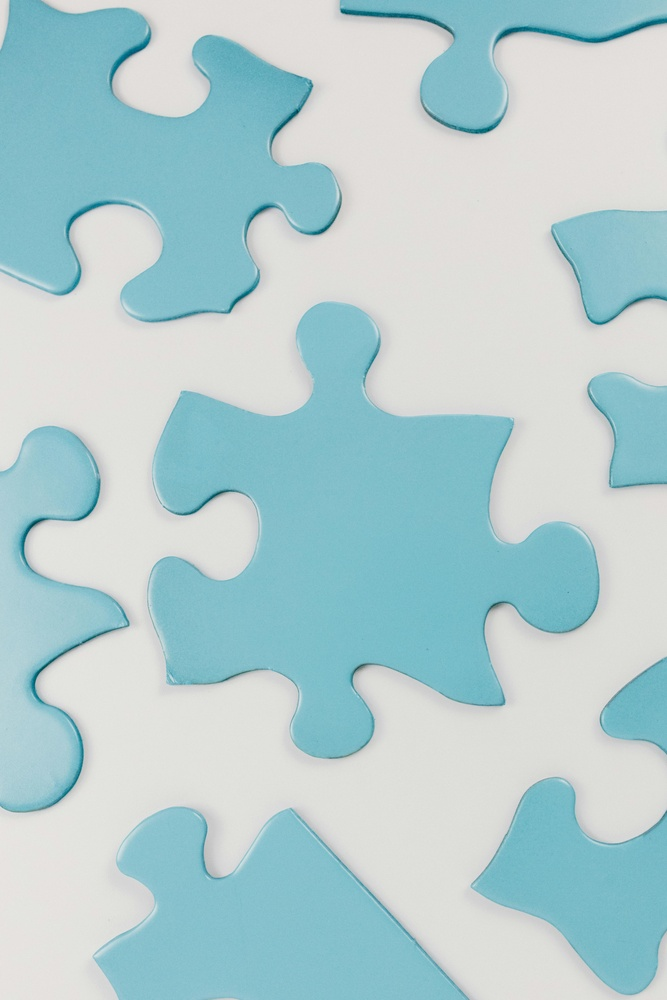
#> input picture image1.jpg, 667 x 1000 px, shrunk from 3842 x 5763 before the run
$ jupyter execute part_1.ipynb
#> lines starting #> are read from the running program, lines starting #| are printed output that depends on the picture
[cell 1]
from skimage.io import imread
from skimage.color import rgb2gray
from skimage import img_as_ubyte
import matplotlib.pyplot as plt
from skimage.filters import threshold_otsu
from skimage.util import random_noise
import numpy as np

[cell 2]
image = imread('image1.jpg')
#> image is the input picture: shape (1000, 667, 3); mean R, G, B 178.2, 205.8, 208.9

if image.ndim == 3:
    image = rgb2gray(image)
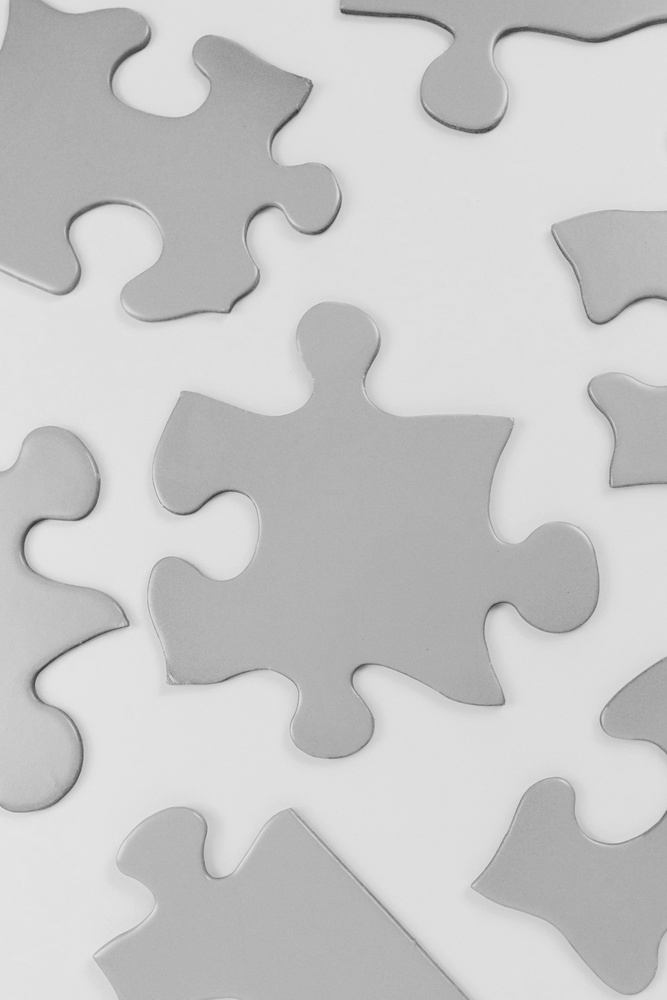
#> image: shape (1000, 667) float64; min 0.19, max 0.908, mean 0.785

image = img_as_ubyte(image)

plt.imshow(image, cmap='gray')
plt.title('pre-processed image')
plt.axis('off')
plt.show()

[cell 3]
noisy_image = random_noise(image, mode='gaussian', var=0.1)
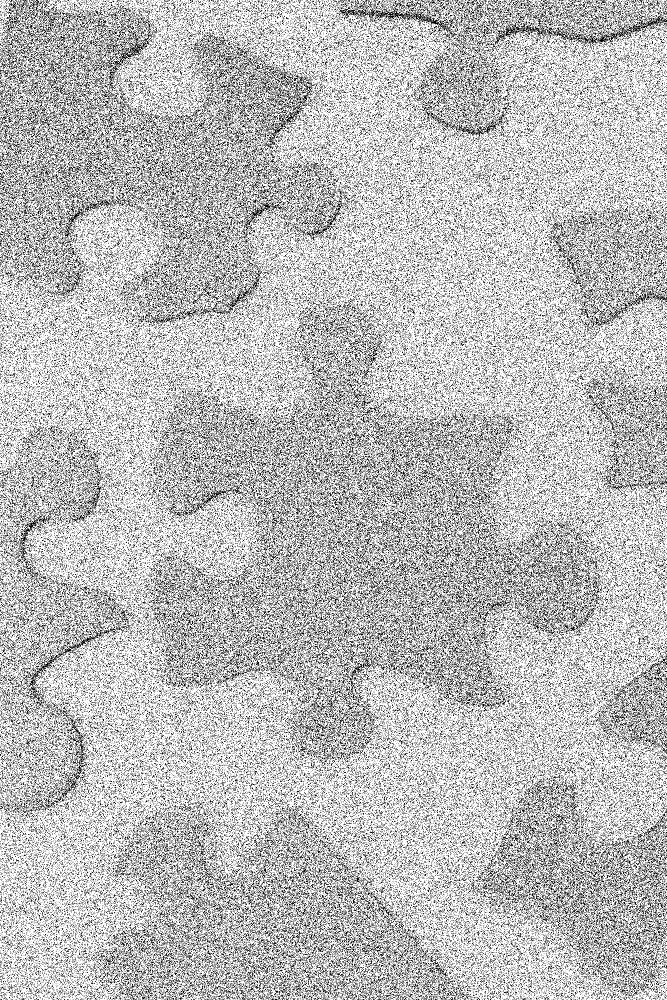
#> noisy_image: shape (1000, 667) float64; min 0, max 1, mean 0.735
noisy_image = img_as_ubyte(noisy_image)

plt.imshow(noisy_image, cmap = 'gray')
plt.title('noisy image')
plt.axis('off')
plt.show()

[cell 4]
thresh = threshold_otsu (noisy_image)
#> thresh = 172
binary_mask = noisy_image > thresh
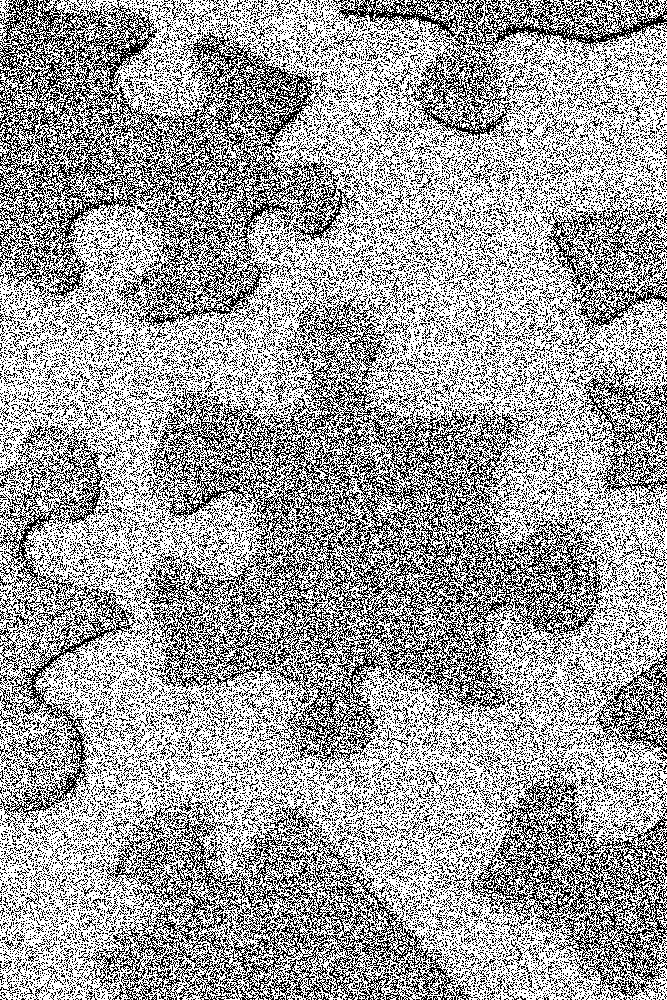
#> binary_mask: shape (1000, 667) bool; 62.9% white; black in thin lines or dots

plt.imshow(binary_mask, cmap = 'gray')
plt.title('Otsu Thresholding')
plt.axis('off')
plt.show()
